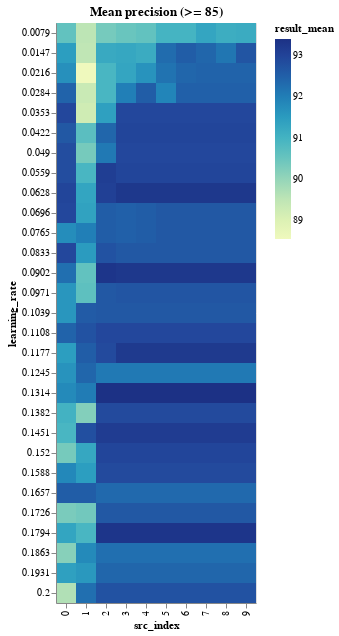

Notebook source saved alongside this figure:
### Code cell
range_learning_rate_results_df = learning_rate_results_df[
    learning_rate_results_df.result_mean >= DETAILED_VIEW_TRESHOLD
]

binified_learning_rate_heatmap(
    f"Mean precision (>= {DETAILED_VIEW_TRESHOLD})", range_learning_rate_results_df
)

### Figure 1 — Vega-Lite specification as saved in the notebook (floating-point values rounded to 4 significant figures; data arrays with more than 128 entries replaced by an {"elided": "..."} marker saying what was removed)
{"config": {"view": {"continuousWidth": 400, "continuousHeight": 300}}, "hconcat": [{"mark": "rect", "encoding": {"color": {"type": "quantitative", "field": "result_mean"}, "tooltip": [{"type": "quantitative", "field": "result_mean"}, {"type": "quantitative", "field": "result_std"}, {"type": "quantitative", "field": "neurons"}, {"type": "quantitative", "field": "layers"}, {"type": "quantitative", "field": "epochs"}, {"type": "quantitative", "field": "learning_rate"}, {"type": "quantitative", "field": "src_index"}], "x": {"type": "ordinal", "field": "src_index"}, "y": {"type": "ordinal", "field": "learning_rate"}}, "selection": {"selector010": {"type": "interval", "bind": "scales", "encodings": ["x", "y"]}}, "title": "Mean precision (>= 85)"}], "data": {"name": "data-4b35872814afc640b60a9fcf2d50e057"}, "$schema": "https://vega.github.io/schema/vega-lite/v4.8.1.json", "datasets": {"data-4b35872814afc640b60a9fcf2d50e057": {"elided": "290 records"}}}
